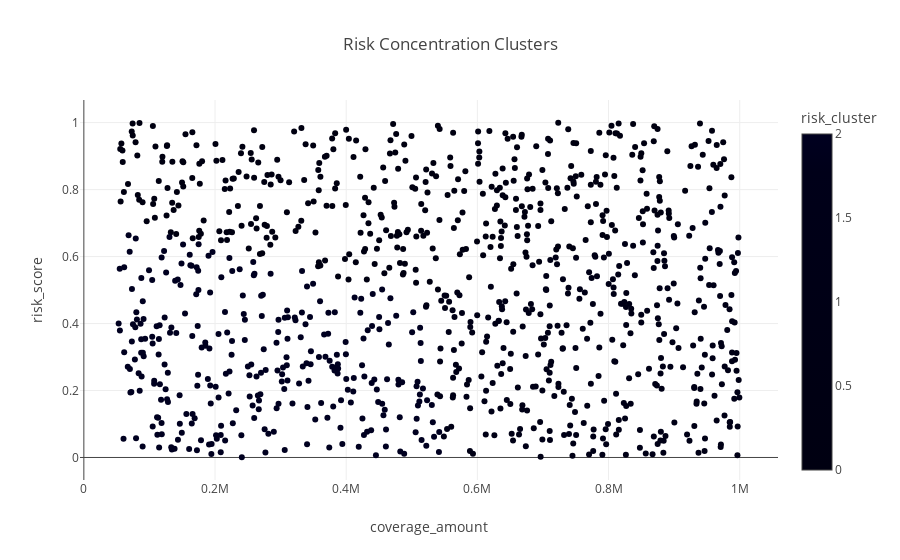

Notebook code for this chart:
### Code cell
def detect_risk_concentrations(df):
    features = df[['coverage_amount', 'risk_score']]
    scaler = StandardScaler()
    scaled_features = scaler.fit_transform(features)
    kmeans = KMeans(n_clusters=3, random_state=42)
    df['risk_cluster'] = kmeans.fit_predict(scaled_features)
    fig = px.scatter(df, x='coverage_amount', y='risk_score', color='risk_cluster',
                     hover_data=['policy_id', 'policy_type', 'region'], title='Risk Concentration Clusters')
    fig.show()
    high_risk = df[df['risk_cluster'] == df['risk_cluster'].value_counts().idxmax()]
    alerts = []
    if high_risk['coverage_amount'].sum() > df['coverage_amount'].sum() * 0.3:
        alerts.append(f"High risk concentration detected: {high_risk['coverage_amount'].sum():,.2f} in cluster {df['risk_cluster'].value_counts().idxmax()}")
    return df, alerts

# Detect concentrations
policies, alerts = detect_risk_concentrations(policies)
for alert in alerts:
    print(alert)

### Figure 1 — Plotly figure (JSON) as saved in the notebook; plotly's stock layout.template omitted (floating-point values rounded to 4 significant figures; data arrays with more than 128 entries replaced by an {"elided": "..."} marker saying what was removed)
{"data": [{"customdata": {"elided": "1000x3 str values"}, "hovertemplate": "coverage_amount=%{x}<br>risk_score=%{y}<br>policy_id=%{customdata[0]}<br>policy_type=%{customdata[1]}<br>region=%{customdata[2]}<br>risk_cluster=%{marker.color}<extra></extra>", "legendgroup": "", "marker": {"color": {"elided": "1000 int values"}, "coloraxis": "coloraxis", "symbol": "circle"}, "mode": "markers", "name": "", "orientation": "v", "showlegend": false, "type": "scatter", "x": {"elided": "1000 float values"}, "xaxis": "x", "y": {"elided": "1000 float values"}, "yaxis": "y"}], "layout": {"autosize": true, "coloraxis": {"colorbar": {"title": {"text": "risk_cluster"}}, "colorscale": [[0, "#000011"], [0.1111, "#000012"], [0.2222, "#000013"], [0.3333, "#000014"], [0.4444, "#000015"], [0.5556, "#000016"], [0.6667, "#000017"], [0.7778, "#000018"], [0.8889, "#000019"], [1, "#000020"]]}, "legend": {"tracegroupgap": 0}, "title": {"text": "Risk Concentration Clusters"}, "xaxis": {"anchor": "y", "autorange": true, "domain": [0, 1], "range": [-4483.0, 1057000.0], "title": {"text": "coverage_amount"}, "type": "linear"}, "yaxis": {"anchor": "x", "autorange": true, "domain": [0, 1], "range": [-0.08178, 1.082], "title": {"text": "risk_score"}, "type": "linear"}}}
